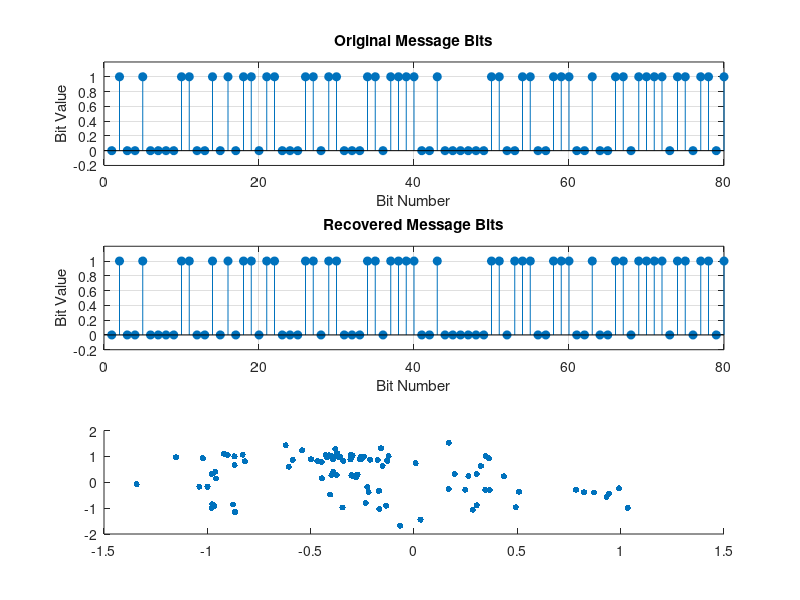

MATLAB code for this plot: (Note: this script raises an error after producing the figure.)
%% a16 - Custom Text Transmission with Selectable Modulation and Channel
%
% Text
% -> Bits
% -> BPSK / QPSK / 16-QAM
% -> AWGN / Rayleigh
% -> Equalization if needed
% -> Demodulation
% -> BER
% -> Recovered Text

clear;
close all;
clc;


%% 1. USER SETTINGS

message = "Hello from my digital communication simulator!";

% -------------------------------------------------------------
% Choose modulation:
%
% "BPSK"
% "QPSK"
% "16QAM"
% -------------------------------------------------------------

modulationType = "16QAM";


% -------------------------------------------------------------
% Choose channel:
%
% "AWGN"
% "Rayleigh"
% -------------------------------------------------------------

channelType = "Rayleigh";


% Channel quality
EbN0_dB = 10;


%% 2. CONVERT TEXT INTO BITS

% Convert MATLAB string into normal characters
messageChars = char(message);

% Convert characters into numerical byte values
messageBytes = uint8(messageChars);

% Convert each byte into 8 binary digits
binaryCharacters = dec2bin(messageBytes, 8);

% Transpose so the bit order remains correct
binaryCharacters = binaryCharacters.';

% Convert characters '0' and '1' into actual numeric bits
bits = binaryCharacters(:) - '0';

% Total number of transmitted bits
N = length(bits);


%% 3. CONVERT Eb/N0 FROM dB TO LINEAR

EbN0 = 10^(EbN0_dB/10);


%% 4. MODULATION

switch modulationType


    % =========================================================
    % BPSK
    % =========================================================

    case "BPSK"

        % BPSK carries 1 bit per symbol
        k = 1;

        % Mapping:
        %
        % 0 -> -1
        % 1 -> +1

        transmittedSymbols = 2*bits - 1;


    % =========================================================
    % QPSK
    % =========================================================

    case "QPSK"

        % QPSK carries 2 bits per symbol
        k = 2;

        % Split alternating bits into I and Q
        bits_I = bits(1:2:end);
        bits_Q = bits(2:2:end);

        % Mapping:
        %
        % 0 -> -1
        % 1 -> +1

        I = 2*bits_I - 1;
        Q = 2*bits_Q - 1;

        % Build complex QPSK symbols
        %
        % sqrt(2) normalizes average symbol energy to 1

        transmittedSymbols = ...
            (I + 1j*Q) / sqrt(2);


    % =========================================================
    % 16-QAM
    % =========================================================

    case "16QAM"

        % 16-QAM carries 4 bits per symbol
        k = 4;

        % Group bits into groups of four
        bitGroups = reshape(bits, 4, []).';

        % First two bits control I
        bits_I = bitGroups(:,1:2);

        % Last two bits control Q
        bits_Q = bitGroups(:,3:4);

        % Create space for I and Q levels
        I = zeros(size(bits_I,1),1);
        Q = zeros(size(bits_Q,1),1);


        % -----------------------------------------------------
        % I AXIS GRAY MAPPING
        %
        % 00 -> -3
        % 01 -> -1
        % 11 -> +1
        % 10 -> +3
        % -----------------------------------------------------

        idx = bits_I(:,1) == 0 & bits_I(:,2) == 0;
        I(idx) = -3;

        idx = bits_I(:,1) == 0 & bits_I(:,2) == 1;
        I(idx) = -1;

        idx = bits_I(:,1) == 1 & bits_I(:,2) == 1;
        I(idx) = 1;

        idx = bits_I(:,1) == 1 & bits_I(:,2) == 0;
        I(idx) = 3;


        % -----------------------------------------------------
        % Q AXIS GRAY MAPPING
        % -----------------------------------------------------

        idx = bits_Q(:,1) == 0 & bits_Q(:,2) == 0;
        Q(idx) = -3;

        idx = bits_Q(:,1) == 0 & bits_Q(:,2) == 1;
        Q(idx) = -1;

        idx = bits_Q(:,1) == 1 & bits_Q(:,2) == 1;
        Q(idx) = 1;

        idx = bits_Q(:,1) == 1 & bits_Q(:,2) == 0;
        Q(idx) = 3;


        % Create normalized 16-QAM symbols

        transmittedSymbols = ...
            (I + 1j*Q) / sqrt(10);


    otherwise

        error( ...
            "Invalid modulation. Choose BPSK, QPSK, or 16QAM." ...
        );

end


%% 5. CHANNEL

% Noise standard deviation
noiseSigma = sqrt(1/(2*k*EbN0));


switch channelType


    % =========================================================
    % AWGN CHANNEL
    % =========================================================

    case "AWGN"

        if modulationType == "BPSK"

            % BPSK AWGN signal is real
            noise = noiseSigma * ...
                randn(size(transmittedSymbols));

        else

            % QPSK and 16-QAM are complex signals
            noise = noiseSigma * ...
                ( ...
                randn(size(transmittedSymbols)) + ...
                1j*randn(size(transmittedSymbols)) ...
                );

        end


        % AWGN channel:
        %
        % received = transmitted + noise

        receivedSymbols = ...
            transmittedSymbols + noise;


        % No equalization is needed for AWGN

        equalizedSymbols = receivedSymbols;


    % =========================================================
    % RAYLEIGH FADING CHANNEL
    % =========================================================

    case "Rayleigh"

        % Generate Rayleigh fading coefficient
        %
        % h is complex:
        %
        % real part = random Gaussian
        % imaginary part = random Gaussian

        h = ...
            ( ...
            randn(size(transmittedSymbols)) + ...
            1j*randn(size(transmittedSymbols)) ...
            ) / sqrt(2);


        % Rayleigh channel uses complex AWGN

        noise = noiseSigma * ...
            ( ...
            randn(size(transmittedSymbols)) + ...
            1j*randn(size(transmittedSymbols)) ...
            );


        % Rayleigh fading channel:
        %
        % received = h * transmitted + noise

        receivedSymbols = ...
            h .* transmittedSymbols + noise;


        % -----------------------------------------------------
        % CHANNEL EQUALIZATION
        %
        % We assume the receiver knows h perfectly.
        %
        % Divide by h to undo the fading effect.
        % -----------------------------------------------------

        equalizedSymbols = ...
            receivedSymbols ./ h;


    otherwise

        error( ...
            "Invalid channel. Choose AWGN or Rayleigh." ...
        );

end


%% 6. DEMODULATION

switch modulationType


    % =========================================================
    % BPSK DEMODULATION
    % =========================================================

    case "BPSK"

        % Decision boundary = 0
        %
        % positive -> 1
        % negative -> 0

        receivedBits = ...
            double(real(equalizedSymbols) > 0);


    % =========================================================
    % QPSK DEMODULATION
    % =========================================================

    case "QPSK"

        % Real part decides I bit
        receivedBits_I = ...
            double(real(equalizedSymbols) > 0);

        % Imaginary part decides Q bit
        receivedBits_Q = ...
            double(imag(equalizedSymbols) > 0);


        % Rebuild original bit sequence

        receivedBits = zeros(N,1);

        receivedBits(1:2:end) = ...
            receivedBits_I;

        receivedBits(2:2:end) = ...
            receivedBits_Q;


    % =========================================================
    % 16-QAM DEMODULATION
    % =========================================================

    case "16QAM"

        % Undo constellation normalization

        received_I = ...
            real(equalizedSymbols) * sqrt(10);

        received_Q = ...
            imag(equalizedSymbols) * sqrt(10);


        numSymbols = length(equalizedSymbols);

        receivedBitGroups = ...
            zeros(numSymbols,4);


        % -----------------------------------------------------
        % I AXIS DECISIONS
        %
        % Decision boundaries:
        %
        % -2
        %  0
        % +2
        % -----------------------------------------------------


        % Region 1:
        % value < -2
        % -> 00

        idx = received_I < -2;

        receivedBitGroups(idx,1) = 0;
        receivedBitGroups(idx,2) = 0;


        % Region 2:
        % -2 <= value < 0
        % -> 01

        idx = ...
            received_I >= -2 & ...
            received_I < 0;

        receivedBitGroups(idx,1) = 0;
        receivedBitGroups(idx,2) = 1;


        % Region 3:
        % 0 <= value < 2
        % -> 11

        idx = ...
            received_I >= 0 & ...
            received_I < 2;

        receivedBitGroups(idx,1) = 1;
        receivedBitGroups(idx,2) = 1;


        % Region 4:
        % value >= 2
        % -> 10

        idx = received_I >= 2;

        receivedBitGroups(idx,1) = 1;
        receivedBitGroups(idx,2) = 0;


        % -----------------------------------------------------
        % Q AXIS DECISIONS
        % -----------------------------------------------------


        % Region 1 -> 00

        idx = received_Q < -2;

        receivedBitGroups(idx,3) = 0;
        receivedBitGroups(idx,4) = 0;


        % Region 2 -> 01

        idx = ...
            received_Q >= -2 & ...
            received_Q < 0;

        receivedBitGroups(idx,3) = 0;
        receivedBitGroups(idx,4) = 1;


        % Region 3 -> 11

        idx = ...
            received_Q >= 0 & ...
            received_Q < 2;

        receivedBitGroups(idx,3) = 1;
        receivedBitGroups(idx,4) = 1;


        % Region 4 -> 10

        idx = received_Q >= 2;

        receivedBitGroups(idx,3) = 1;
        receivedBitGroups(idx,4) = 0;


        % Convert groups back into one long bit vector

        receivedBits = ...
            reshape(receivedBitGroups.', [], 1);

end


%% 7. CALCULATE BER

% Count incorrect bits

numErrors = ...
    sum(bits ~= receivedBits);


% Calculate Bit Error Rate

BER = ...
    numErrors / N;


%% 8. CONVERT RECEIVED BITS BACK INTO TEXT

% Group recovered bits back into groups of 8

receivedBitGroupsText = ...
    reshape(receivedBits, 8, []).';


% Convert numbers 0 and 1 into characters '0' and '1'

receivedBinaryCharacters = ...
    char(receivedBitGroupsText + '0');


% Convert binary groups into byte values

recoveredBytes = ...
    uint8(bin2dec(receivedBinaryCharacters));


% Convert bytes back into characters

recoveredMessage = ...
    char(recoveredBytes).';


%% 9. REPLACE NON-PRINTABLE CHARACTERS

displayMessage = recoveredMessage;


for i = 1:length(displayMessage)

    characterValue = ...
        double(displayMessage(i));


    if characterValue < 32 || ...
       characterValue > 126

        displayMessage(i) = '?';

    end

end


%% 10. DISPLAY RESULTS

fprintf("\n");

fprintf("=================================================\n");
fprintf("      DIGITAL COMMUNICATION LINK SIMULATOR\n");
fprintf("=================================================\n\n");


fprintf("Original message:\n");
fprintf("%s\n\n", messageChars);


fprintf("Recovered message:\n");
fprintf("%s\n\n", displayMessage);


fprintf("Modulation: %s\n", ...
    modulationType);

fprintf("Channel: %s\n", ...
    channelType);

fprintf("Eb/N0: %.1f dB\n", ...
    EbN0_dB);

fprintf("Bits per symbol: %d\n", ...
    k);

fprintf("Number of transmitted bits: %d\n", ...
    N);

fprintf("Number of transmitted symbols: %d\n", ...
    length(transmittedSymbols));

fprintf("Number of bit errors: %d\n", ...
    numErrors);

fprintf("BER: %.6f\n", ...
    BER);


fprintf("\n=================================================\n");


%% 11. PLOT RESULTS

numBitsToPlot = min(80,N);

fig = figure;


% =============================================================
% ORIGINAL BITS
% =============================================================

subplot(3,1,1);

stem( ...
    bits(1:numBitsToPlot), ...
    'filled' ...
);

xlabel("Bit Number");
ylabel("Bit Value");

title("Original Message Bits");

ylim([-0.2 1.2]);

grid on;


% =============================================================
% RECOVERED BITS
% =============================================================

subplot(3,1,2);

stem( ...
    receivedBits(1:numBitsToPlot), ...
    'filled' ...
);

xlabel("Bit Number");
ylabel("Bit Value");

title("Recovered Message Bits");

ylim([-0.2 1.2]);

grid on;


% =============================================================
% RECEIVED / EQUALIZED CONSTELLATION
% =============================================================

subplot(3,1,3);

scatter( ...
    real(equalizedSymbols), ...
    imag(equalizedSymbols), ...
    20, ...
    'filled' ...
);

hold on;


% -------------------------------------------------------------
% Decision boundaries
% -------------------------------------------------------------

switch modulationType


    case "BPSK"

        xline(0, '--');


    case "QPSK"

        xline(0, '--');
        yline(0, '--');


    case "16QAM"

        boundary = 2/sqrt(10);

        xline(-boundary, '--');
        xline(0, '--');
        xline(boundary, '--');

        yline(-boundary, '--');
        yline(0, '--');
        yline(boundary, '--');

end


hold off;


xlabel("In-Phase");
ylabel("Quadrature");


if channelType == "Rayleigh"

    title( ...
        "Equalized " + ...
        modulationType + ...
        " Constellation - Rayleigh" ...
    );

else

    title( ...
        "Received " + ...
        modulationType + ...
        " Constellation - AWGN" ...
    );

end


axis equal;

grid on;


%% 12. SAVE FIGURE

if ~exist("figures", "dir")

    mkdir("figures");

end


drawnow;


figureName = ...
    "text_transmission_" + ...
    lower(modulationType) + ...
    "_" + ...
    lower(channelType) + ...
    ".png";


figurePath = fullfile( ...
    pwd, ...
    "figures", ...
    figureName ...
);


exportgraphics( ...
    fig, ...
    figurePath, ...
    "Resolution", ...
    300 ...
);


fprintf("\nFigure saved to:\n");

fprintf("%s\n", ...
    figurePath);
